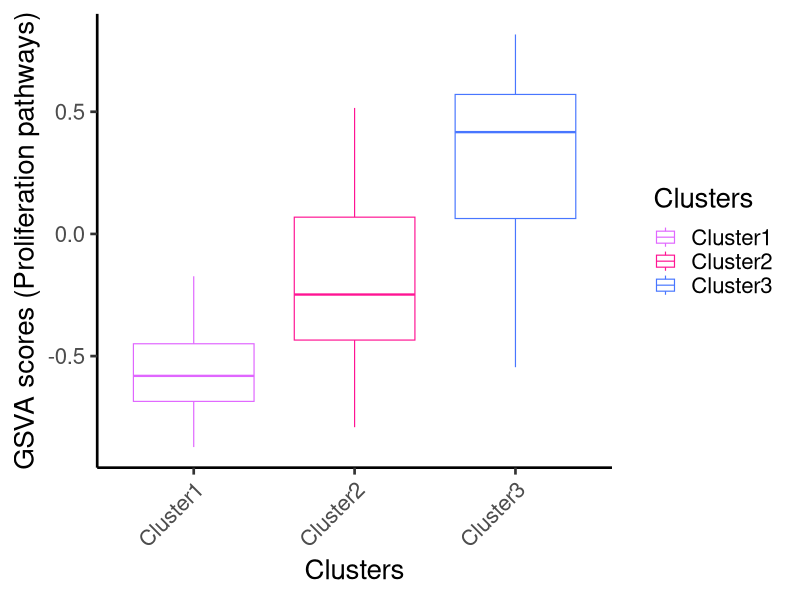

This figure's R source:
##loading libraries
library(ggplot2)

##loading enrichment scores
enrichment.scores = read.csv("ATTX_GSVA_scores.csv",sep=",",stringsAsFactors = F,row.names = 1)


##Subsetting data using proliferation related pathways
pathways = c("KEGG_RIBOSOME","KEGG_DNA_REPLICATION","REACTOME_TRANSLATION","REACTOME_PEPTIDE_CHAIN_ELONGATION","REACTOME_CYCLIN_E_ASSOCIATED_EVENTS_DURING_G1_S_TRANSITION_","REACTOME_M_G1_TRANSITION","REACTOME_G1_S_TRANSITION","REACTOME_CYCLIN_A_B1_ASSOCIATED_EVENTS_DURING_G2_M_TRANSITION","REACTOME_CDT1_ASSOCIATION_WITH_THE_CDC6_ORC_ORIGIN_COMPLEX","REACTOME_SYNTHESIS_OF_DNA","REACTOME_ASSEMBLY_OF_THE_PRE_REPLICATIVE_COMPLEX","REACTOME_S_PHASE")

pos = which(rownames(enrichment.scores) %in% pathways)
mat = enrichment.scores[pos,]

df1 = cbind.data.frame(rownames(mat),mat)
rownames(df1) = NULL
colnames(df1)[1] = "Pathways" 


##loading metadata
metadata = read.csv("metadata.csv",sep=",",header = T,stringsAsFactors = F)
colnames(metadata)[1] ="variable"



##Processing of data for plotting
df2 = reshape2::melt(df1)

df3 = merge(df2,metadata,by="variable")



ggplot(df3, aes(x=Clusters, y=value,col=Clusters))+ 
  geom_boxplot(lwd=0.4,fatten=2,alpha=0.2,outlier.shape=NA)+ scale_color_manual(values=c(Cluster1="mediumorchid1",Cluster2="deeppink",Cluster3="royalblue1"))+theme_classic(base_size = 20)+theme(axis.text.x = element_text(angle = 45, hjust=1))+ylab("GSVA scores (Proliferation pathways)") 
